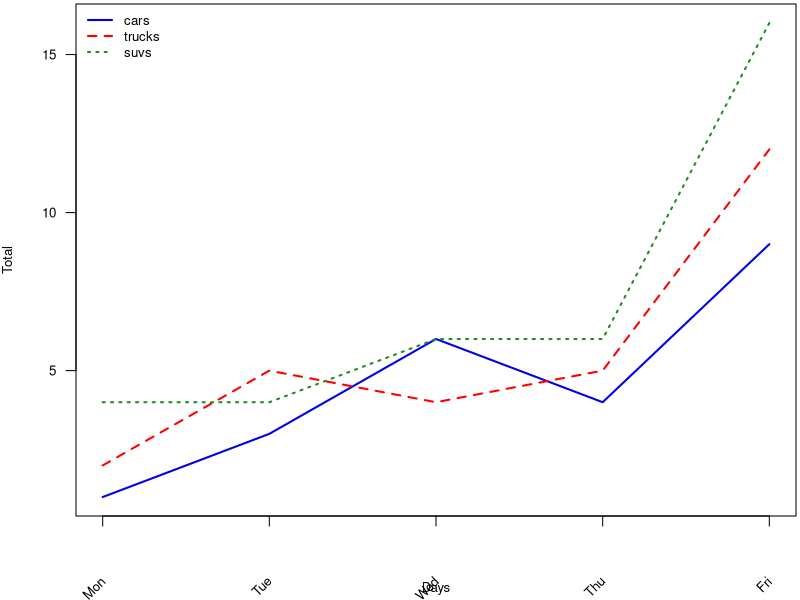

Generate this figure with R:
#https://sites.harding.edu/fmccown/r/

# In this next example, we'll save the file to a PDF 
# and chop off extra white space around the graph; 
# this is useful when wanting to use figures in LaTeX. 
# We'll also increase the line widths, 
# shrink the axis font size, 
# and tilt the x-axis labels by 45 degrees.

# Read car and truck values from tab-delimited autos.dat
autos_data <- read.table("autos.dat.txt", header=T, sep="\t")

# Define colors to be used for cars, trucks, suvs
plot_colors <- c(rgb(r=0.0,g=0.0,b=0.9), "red", "forestgreen")

# Start PDF device driver to save output to figure.pdf
pdf(file="/Users/veronicagosnell/Desktop/R/R.Module9/figure.pdf", height=3.5, width=5)

# Trim off excess margin space (bottom, left, top, right)
par(mar=c(4.2, 3.8, 0.2, 0.2))

# Graph autos using a y axis that uses the full range of value
# in autos_data. Label axes with smaller font and use larger 
# line widths.
plot(autos_data$cars, type="l", col=plot_colors[1], 
     ylim=range(autos_data), axes=F, ann=T, xlab="Days",
     ylab="Total", cex.lab=0.8, lwd=2)

# Make x axis tick marks without labels
axis(1, lab=F)

# Plot x axis labels at default tick marks with labels at 
# 45 degree angle
text(axTicks(1), par("usr")[3] - 2, srt=45, adj=1,
     labels=c("Mon", "Tue", "Wed", "Thu", "Fri"),
     xpd=T, cex=0.8)

# Plot y axis with smaller horizontal labels 
axis(2, las=1, cex.axis=0.8)

# Create box around plot
box()

# Graph trucks with thicker red dashed line
lines(autos_data$trucks, type="l", lty=2, lwd=2, 
      col=plot_colors[2])

# Graph suvs with thicker green dotted line
lines(autos_data$suvs, type="l", lty=3, lwd=2, 
      col=plot_colors[3])

# Create a legend in the top-left corner that is slightly  
# smaller and has no border
legend("topleft", names(autos_data), cex=0.8, col=plot_colors, 
       lty=1:3, lwd=2, bty="n");

# Turn off device driver (to flush output to PDF)
dev.off()

# Restore default margins
par(mar=c(5, 4, 4, 2) + 0.1)


#doesn't print anything in environment, but does save correct pdf


